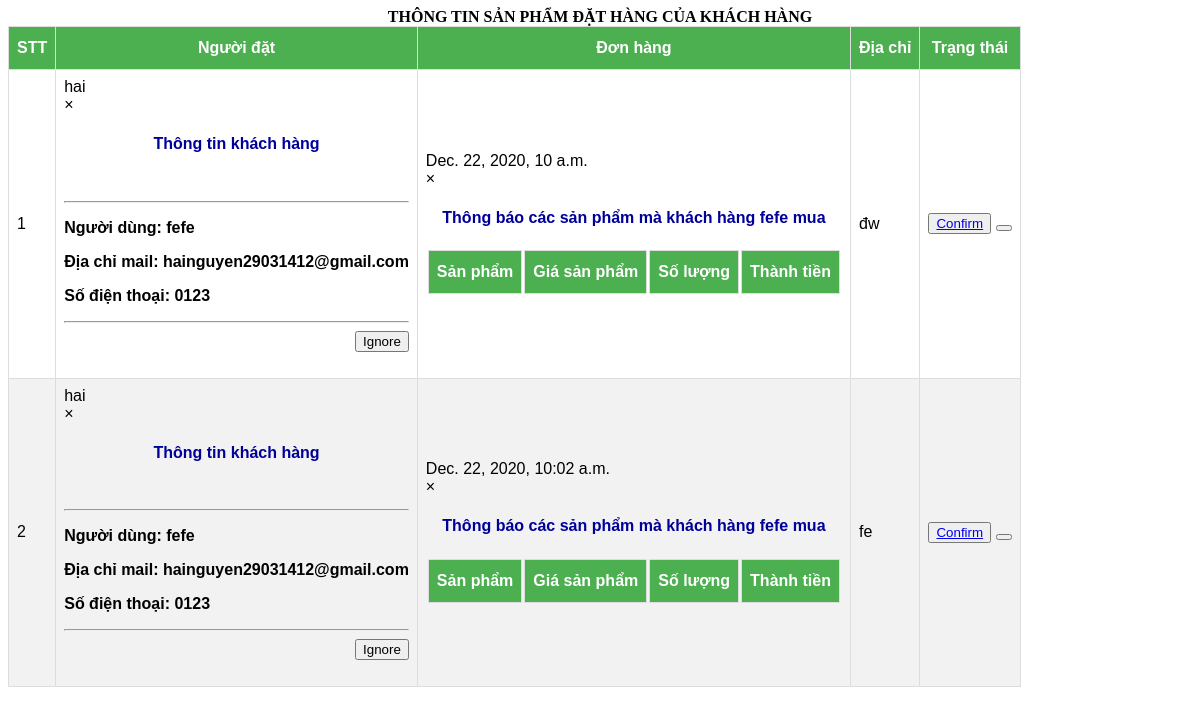
/manager/ (signed in), run on the app's committed database.
### Page/models.py (models this page shows, shortened)
class Order(models.Model):
    id_cart = models.ForeignKey(Cart, on_delete=models.CASCADE, null=True, blank=True)
    id_user = models.ForeignKey(User, on_delete=models.CASCADE, null=True, blank=True)
    status_choice = (
        ('pending', 'pending'),
        ('confirm', 'confirm'),
        ('paid', 'paid'),
        ('shipping', 'shipping'),
        ('completed', 'completed'),
    )
    status = models.CharField(max_length=10, choices=status_choice, null=True, blank=True)
    address = models.TextField(max_length=1000, null=True, blank=True)

class Customer(models.Model):
    user = models.OneToOneField(User, on_delete=models.CASCADE, null=True, blank=True)
    type_choice = (
        ('AD', 'Admin'),
        ('MN', 'Manager'),
        ('US', 'User'),
    )
    type = models.CharField(max_length=10, choices=type_choice, default='US')
    name = models.TextField(max_length=100, default='')
    phone = models.IntegerField(null=True, blank=True)

class Cart(models.Model):
    id_user = models.ForeignKey(User, on_delete=models.CASCADE, null=True, blank=True)
    total_price = models.IntegerField(null=True, blank=True)
    CreateAt = models.DateTimeField(auto_now=True)
    is_new = models.BooleanField(default=True)
    is_pending = models.BooleanField(default=True)

### Page/views.py (the view)
# urls.py: url(r'^manager/$', ManagerView.as_view(), name='page_Manager'),
class ManagerView(TemplateView, LoginRequiredMixin):
    login_url = '/'
    template_name = '../Templates/Manager_View.html'
    def get(self, request):
        if request.user.is_authenticated():
            order = Order.objects.all()
            content = {
                'order': order,
            }
            return render(request, self.template_name, content)
        else:
            return HttpResponseRedirect(reverse('Page:page_login'))

### Templates/Manager_View.html (shortened to what this page needs)
<!DOCTYPE html>
<html lang="en">
<head>
</head>
<body>
    <div class="row">
        <div class="panel panel-info">
            <div class="panel-heading" align="center"><b>THÔNG TIN SẢN PHẨM ĐẶT HÀNG CỦA KHÁCH HÀNG</b></div>
            <table class="w3-table-all" id="cart-table">
                <thead>
                    <tr>
                        <th class="w3-center">STT</th>
                        <th class="w3-center">Người đặt</th>
                        <th class="w3-center">Đơn hàng</th>
                        <th class="w3-center">Địa chỉ</th>
                        <th class="w3-center">Trạng thái</th>
                    </tr>
                </thead>
                <tbody>
                    {% for item in order %}
                    {% if item.status != 'completed' %}
                    <tr>
                        <td class="w3-center">{{forloop.counter}}</td>
                        <td>{{item.id_user}}&nbsp
                            <div id="{{item.id}}" class="w3-modal">
                                <div class="w3-modal-content">
                                    {% include 'Form/form_userInfo.html'%}
                                </div>
                            </div>
                        </td>
                        <td class="w3-center">
                            {{item.id_cart.CreateAt}}
                            <div id="id{{item.id}}" class="w3-modal">
                                <div class="w3-modal-content">
                                    {% include 'Form/form_productInfo.html'%}
                                </div>
                            </div>
                        </td>
                        <td class="w3-center">
                            {{item.address}}
                        </td>
                        {% if item.status == 'pending' %}
                        <td class="w3-center">
                            <button>
                                <a href="{% url 'Page:page_confirm' item.id %}">Confirm</a>
                            </button>
                            <button>
                            </button>
                        </td>
                        {% elif item.status == 'confirm' %}
                        <td class="w3-center">
                            <button>
                                <a href="{% url 'Page:page_isShipping' item.id %}">Shipping</a>
                            </button>
                        </td>
                        {% elif item.status == 'shipping' %}
                        <td class="w3-center">
                            <button>
                                <a href="{% url 'Page:page_isPaid' item.id %}">Paid</a>
                            </button>
                        </td>
                        {% elif item.status == 'paid' %}
                        <td class="w3-center">
                            <button>
                                <a href="{% url 'Page:page_isCompleted' item.id %}">Completed</a>
                            </button>
                        </td>
                        {% endif %}
                    </tr>
                    {% endif %}
                    {% endfor %}
                </tbody>
            </table>
        </div>
    </div>
</body>
</html>

### Templates/Form/form_userInfo.html (shortened to what this page needs)
<!DOCTYPE html>
<html lang="en">
<head>
</head>
<body>
    <header class="w3-container w3-light-blue">
        <span onclick="document.getElementById('{{item.id}}').style.display='none'" class="w3-button w3-display-topright">&times;</span>
        <h4 align="center" style="color: #000099"><strong>Thông tin khách hàng</strong></h4>
    </header>
    <div class="w3-container">
    <br>
    <div align="">
        <hr>
            <form action="" method="post" action="" enctype="multipart/form-data">
                <div>
                    <div>
                        <p><b>Người dùng: {{item.id_user.customer.name}}</b></p>
                        <p><b>Địa chỉ mail: {{item.id_user.email}}</b></p>
                        <p><b>Số điện thoại: 0{{item.id_user.customer.phone}}</b></p>
                    </div>
                </div>
            </form>
        <hr>
    </div>
    <div align="right">
        <span onclick="document.getElementById('{{item.id}}').style.display='none'">
            <button type="button" class="btn btn-warning  btn-xs">Ignore</button>
        </span>
    </div>
    <br>
    </div>
</body>
</html>

### Templates/Form/form_productInfo.html (shortened to what this page needs)
<!DOCTYPE html>
<html lang="en">
<head>
</head>
<body>
    <header class="w3-container w3-light-blue">
        <span onclick="document.getElementById('id{{item.id}}').style.display='none'"
          class="w3-button w3-display-topright">&times;</span>
        <h4 align="center" style="color: #000099"><strong>Thông báo các sản phẩm mà khách hàng {{item.id_user.customer.name}} mua</strong></h4>
    </header>
    <table>
        <thead>
            <tr>
                <th>Sản phẩm</th>
                <th class="w3-center">Giá sản phẩm</th>
                <th class="w3-center">Số lượng</th>
                <th class="w3-center">Thành tiền</th>
            </tr>
        </thead>
    </table>
</body>
</html>

### Templates/Manager_View.html (style rules this page uses)
#cart-table { font-family: Arial, Helvetica, sans-serif; border-collapse: collapse; }
#cart-table td, #cart-table th { border: 1px solid #ddd; padding: 8px; }
#cart-table tr:nth-child(even) { background-color: #f2f2f2; }
#cart-table th { padding-top: 12px; padding-bottom: 12px; background-color: #4CAF50; color: white; }

### data on the page
Order: id_user "hai", id_user.customer.name "fefe", id_user.email "hainguyen29031412@gmail.com", id_user.customer.phone "123", id_cart.CreateAt "Dec. 22, 2020, 10 a.m.", address "đw", status "Confirm"
Order: id_user "hai", id_user.customer.name "fefe", id_user.email "hainguyen29031412@gmail.com", id_user.customer.phone "123", id_cart.CreateAt "Dec. 22, 2020, 10:02 a.m.", address "fe", status "Confirm"
